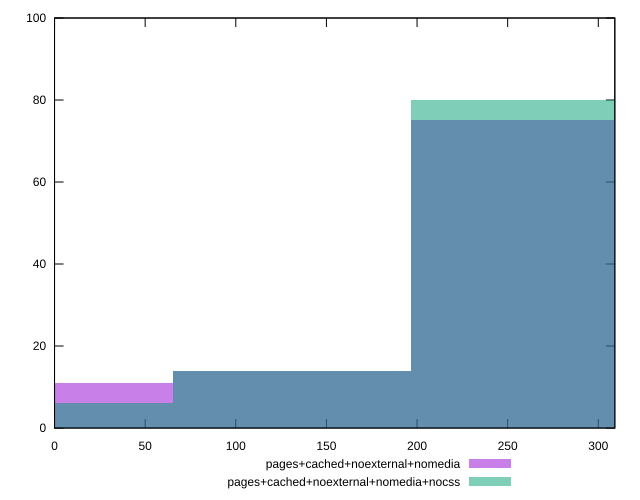

This figure's gnuplot source:
reset

$pagesCachedNoexternalNomedia <<EOF
262.0591438696769 75
0 11
131.02957193483846 14
EOF

$pagesCachedNoexternalNomediaNocss <<EOF
262.0591438696769 80
0 6
131.02957193483846 14
EOF

set key outside below
set boxwidth 131.02957193483846
set xrange [0:309.12]
set yrange [0:100]
set trange [0:100]
set style fill transparent solid 0.5 noborder
set terminal svg size 640, 500 enhanced background rgb 'white'
set output "reprap/uses-rel-preconnect/comparison/histogram/3_vs_4.svg"

plot $pagesCachedNoexternalNomedia title "pages+cached+noexternal+nomedia" with boxes, \
     $pagesCachedNoexternalNomediaNocss title "pages+cached+noexternal+nomedia+nocss" with boxes

reset
